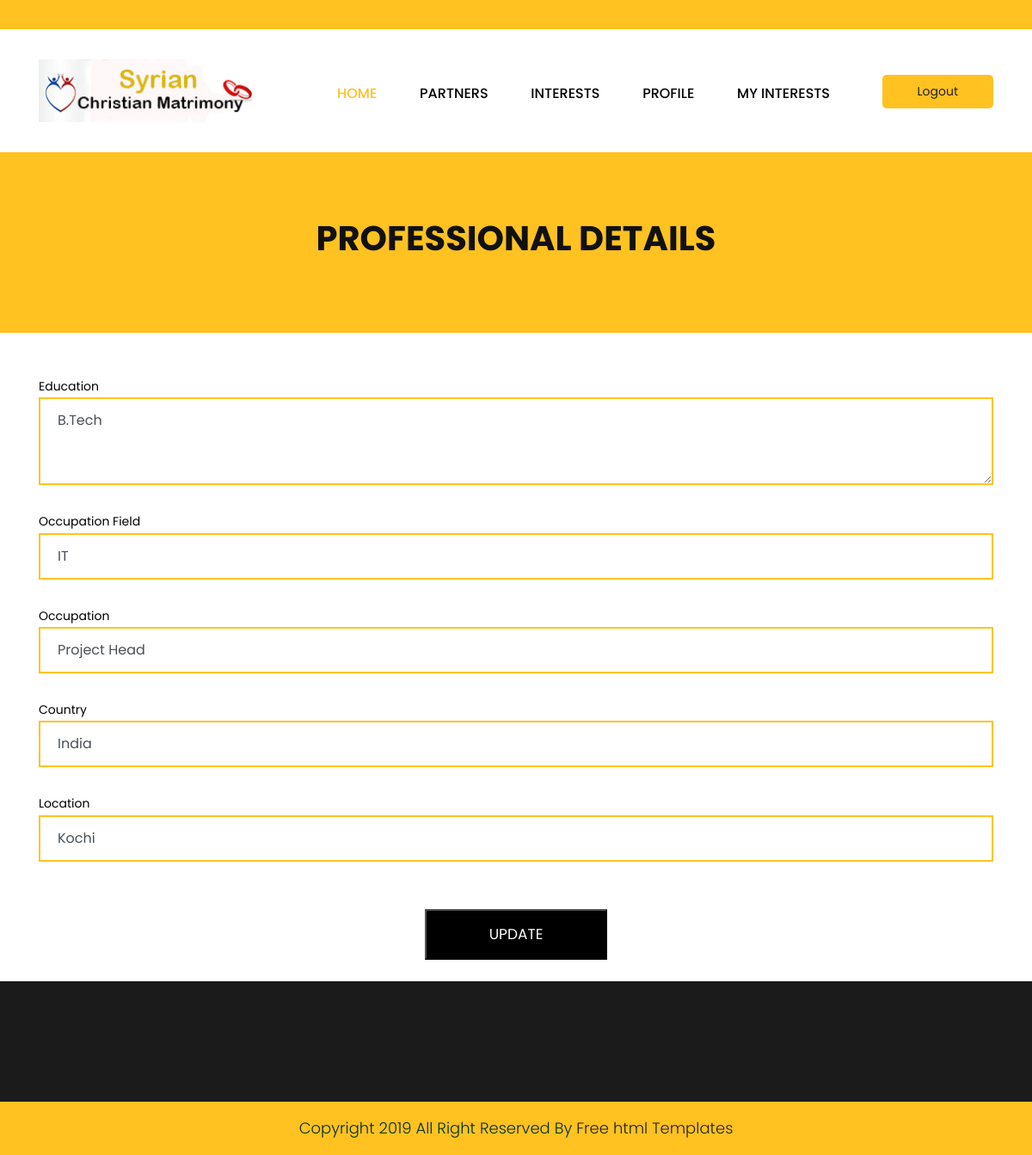
Page /professional.php (signed in) on the committed database.
### tables this page shows
CREATE TABLE `tbl_proff` (
  `profid` int(11) NOT NULL AUTO_INCREMENT,
  `uid` int(11) NOT NULL,
  `education` varchar(250) NOT NULL,
  `occufield` varchar(200) NOT NULL,
  `occup` varchar(200) NOT NULL,
  `country` varchar(50) NOT NULL,
  `location` varchar(50) NOT NULL,
  PRIMARY KEY (`profid`)
);

### DatabaseCon.php (called while the page is built, shortened)
<?php
class DatabaseCon {
private $dbhost = 'localhost:3306';
private $dbuser = 'root';
private $dbpass = '';
private $db = 'matrimony';
private $conn;
   function __construct()
   		 {
      		$this->conn = mysqli_connect($this->dbhost, $this->dbuser, $this->dbpass, $this->db);
        }
    function selectQuery($str) {
		$f=0;
		$retval=mysqli_query($this->conn,$str);
	$num_rows= mysqli_num_rows(mysqli_query($this->conn,$str));
		if($num_rows>0)
		   {
			 $f=1;
		   }
		   return $f;
   }
   function selectData($str)
   {
   $retval=mysqli_query($this->conn,$str);
   return $retval;
   }
}
?>

### professional.php (the view, shortened to what this page needs)
<!DOCTYPE html>
<html lang="en">
   <head>
      <link rel="stylesheet" href="css/bootstrap.min.css">
      <link rel="stylesheet" href="css/style.css">
      <link rel="stylesheet" href="css/responsive.css">
      <link rel="stylesheet" href="css/jquery.mCustomScrollbar.min.css">
      <link rel="stylesheet" href="https://netdna.bootstrapcdn.com/font-awesome/4.0.3/css/font-awesome.css">
      <link rel="stylesheet" href="https://cdnjs.cloudflare.com/ajax/libs/fancybox/2.1.5/jquery.fancybox.min.css" media="screen">
   </head>
   <body class="main-layout">
      <header>
         <div class="header">
            <div class="head_top">
               <div class="container">
                  <div class="row">
                    <div class="col-xl-6 col-lg-6 col-md-6 col-sm-12">
                  </div>
                  <div class="col-xl-6 col-lg-6 col-md-6 col-sm-12">
                       <div class="top-box">
                        <p> &nbsp;</p>
                    </div>
                  </div>
               </div>
            </div>
         </div>
         <div class="container">
            <div class="row">
               <div class="col-xl-3 col-lg-3 col-md-3 col-sm-3 col logo_section">
                  <div class="full">
                     <div class="center-desk">
                        <div class="logo"> <a href="index.html"><img src="images/logo.jpg" alt="logo"/></a> </div>
                     </div>
                  </div>
               </div>
               <div class="col-xl-7 col-lg-7 col-md-9 col-sm-9">
                  <div class="menu-area">
                     <div class="limit-box">
                        <nav class="main-menu">
                             <ul class="menu-area-main">
                              <li class="active"> <a href="userhome.php">Home</a> </li>
								<li> <a href="search.php">Partners</a> </li>
						      <li> <a href="interests.php">Interests </a> </li>
							    <li>  <a href="myprofile.php">Profile</a></li>
							   <li> <a href="myint.php">My Interests</a> </li>
                         </ul>
                        </nav>
                     </div>
                  </div>
               </div>
               <div class="col-xl-2 col-lg-2 col-md-2 col-sm-2">
           <li><a class="buy" href="index.php">Logout</a></li>
               </div>
            </div>
         </div>
      </header>
      <div class="brand_color">
        <div class="container">
            <div class="row">
                <div class="col-md-12">
                    <div class="titlepage">
                        <h2>Professional Details</h2>
                    </div>
                </div>
            </div>
        </div>
    </div>
    <div class="contact">
        <div class="container">
            <div class="row">
                <div class="col-md-12">
<?php
include('DatabaseCon.php');
$db=new DatabaseCon();
$uid=$_SESSION['uid'];
$s1="select * from tbl_proff where uid=$uid";
$rt=$db->selectQuery($s1);
if($rt==1){
$rs1=$db->selectData($s1);
$row1=mysqli_fetch_array($rs1);
?>
<form name="frm" action="uprofessionalaction.php" style="color:black">
<tr><th>
Education</th>
<td> <textarea rows="3" cols="25" name="education" required class="form-control"><?php echo $row1['education'];?></textarea></td></tr>
<tr><th>Occupation Field </th>
<td><input type="text" name="ocupfield"required class="form-control" value="<?php echo $row1['occufield'];?>"></td></tr>
<tr><th>Occupation</th>
<td><input type="text" name="occup"required class="form-control" value="<?php echo $row1['occup'];?>"></td></tr>
<tr><th>Country</th>
<td><input type="text" name="country" required class="form-control" value="<?php echo $row1['country'];?>"></td></tr>
<tr><th>Location</th>
<td><input type="text" name="loc"required class="form-control" value="<?php echo $row1['location'];?>"></td></tr>
<br/></tr>
<tr><th></th><td><input type="submit" value="UPDATE" class="send"></td></tr>
</form>
<?php } ?>
<br/>
                </div>
            </div>
        </div>
    </div>
      <footr>
         <div class="footer">
            <div class="copyright">
               <p>Copyright 2019 All Right Reserved By <a href="https://html.design/">Free html Templates</a></p>
            </div>
      </div>
      </footr>
   </body>
</html>

### css/style.css (style rules this page uses)
* { box-sizing: border-box !important; }
html { scroll-behavior: smooth; }
body { color: #666666; font-size: 14px; font-family: 'poppins', sans-serif; line-height: 1.80857; font-weight: normal; overflow-x: hidden; }
a { color: #1f1f1f; text-decoration: none !important; outline: none !important; -webkit-transition: all .3s ease-in-out; -moz-transition: all .3s ease-in-out; -ms-transition: all .3s ease-in-out; -o-transition: all .3s ease-in-out; transition: all .3s ease-in-out; }
h1, h2, h3, h4, h5, h6 { letter-spacing: 0; font-weight: normal; position: relative; padding: 0 0 10px 0; font-weight: normal; line-height: normal; color: #111111; margin: 0 }
h2 { font-size: 22px }
*, *::after, *::before { -webkit-box-sizing: border-box; -moz-box-sizing: border-box; box-sizing: border-box; }
ul, li, ol { margin: 0px; padding: 0px; list-style: none; }
p { margin: 0px; font-weight: 300; font-size: 15px; line-height: 24px; }
a { color: #222222; text-decoration: none; outline: none !important; }
a, .btn { text-decoration: none !important; outline: none !important; -webkit-transition: all .3s ease-in-out; -moz-transition: all .3s ease-in-out; -ms-transition: all .3s ease-in-out; -o-transition: all .3s ease-in-out; transition: all .3s ease-in-out; }
img { max-width: 100%; height: auto; }
.full { float: left; width: 100%; }
.full { width: 100%; float: left; margin: 0; padding: 0; }
.logo_section { text-align: center; }
.logo { float: left; }
nav.main-menu { float: right; margin-left: 0; }
.menu-area-main li.active a { color: #ffc221; }
.main-menu { text-align: center; }
.main-menu ul { margin: 0; list-style-type: none; }
.main-menu ul>li { display: inline-block; position: relative; }
.main-menu ul>li a { padding: 30px 23px 0 23px; line-height: 20px; font-size: 16px; display: block; font-weight: 500; color: #010005; text-transform: uppercase; }
.main-menu ul li:last-child a { padding-right: 0; }
.main-menu ul li:first-child { margin-left: 0; }
.main-menu ul>li { position: inherit; display: inline-block; vertical-align: middle; }
.buy { background: #ffc221; padding: 7px 41px !important; margin-top: 18px; border-radius: 5px; display: inline-block; float: right; }
.head_top { background: #ffc221; margin-bottom: 35px; }
.top-box p { float: right; padding-top: 10px; color: #000; }
.header { background: #fff; padding-bottom: 35px; }
.logo a { font-size: 40px; font-weight: bold; text-transform: uppercase; color: #fff; line-height: 40px; }
.footer { background: #1b1b1b; padding-top: 70px; }
.contact { margin-top: 50px; }
.copyright { background-color: #ffc221; padding: 20px 0px; margin-top: 70px; }
.copyright p { color: #023023; font-size: 18px; line-height: 22px; text-align: center; }
.brand_color .titlepage h2 { font-weight: bold; font-size: 40px !important; text-transform: uppercase; }
.brand_color { background-color: #ffc221; }
.brand_color .titlepage { margin-top: 70px; padding-bottom: 70px; text-align: center; }
.form-control { border: #ffc221 solid 2px; border-radius: inherit; margin-bottom: 30px; padding: 13px 20px; font-family: poppins; }
.send { font-family: poppins; max-width: 212px; margin: 0 auto; display: block; background: #000; color: #fff; padding: 12px 0px; width: 100%; font-size: 17px; }

### rows in the picture
tbl_proff: education "B.Tech", ocupfield "IT", occup "Project Head", country "India", loc "Kochi"
